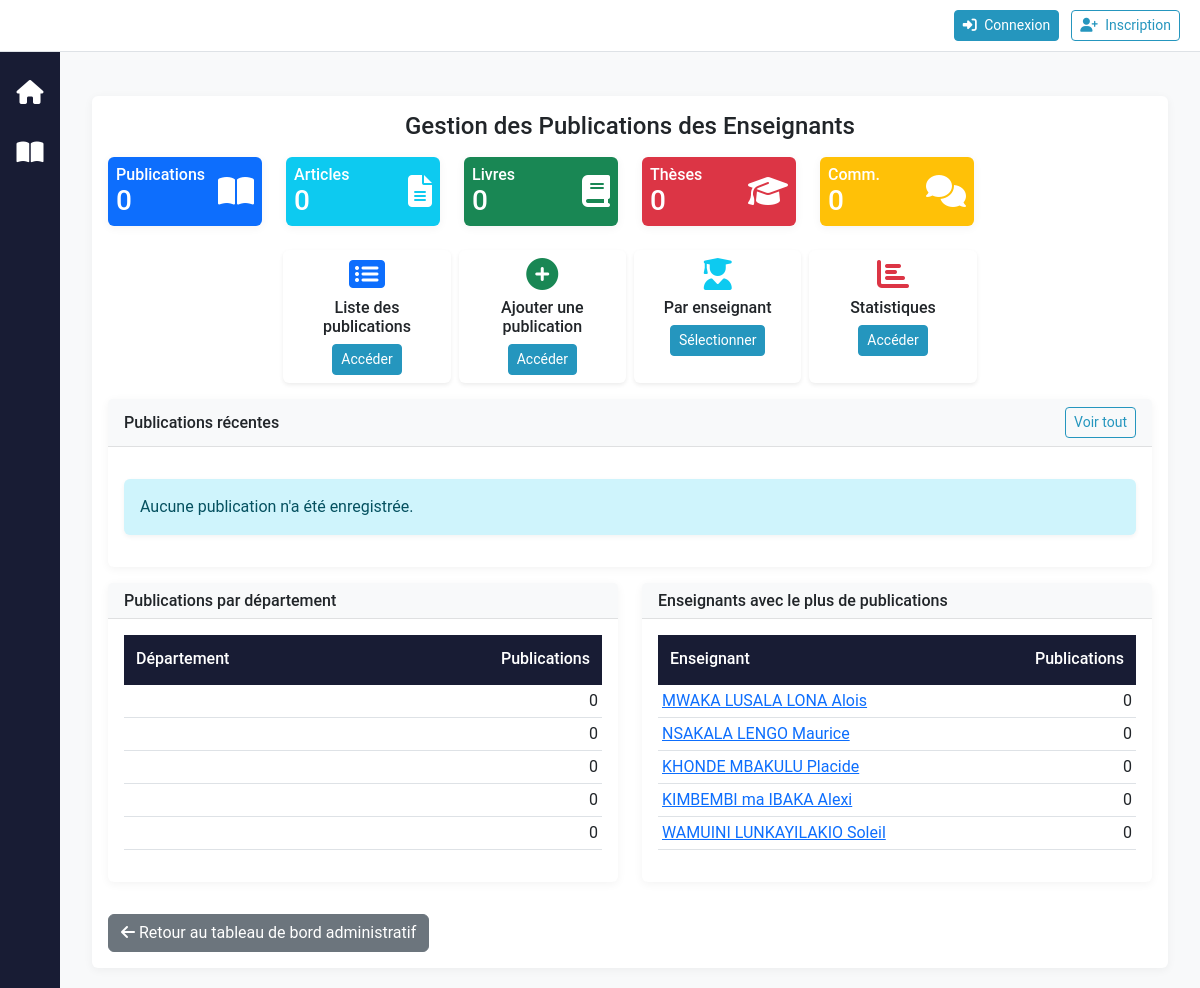
Screenshot of /publications/ with the database file from the repository.
### reglage/models.py (models this page shows, shortened)
class Departement(models.Model):
    CodeDept = models.CharField(max_length=20, primary_key=True)
    DesignationDept = models.CharField(max_length=100)
    section = models.ForeignKey(Section, on_delete=models.CASCADE, related_name='departements')

### teachers/models.py (models this page shows, shortened)
class Teacher(models.Model):
    organisation = models.ForeignKey('accounts.Organisation', on_delete=models.CASCADE, related_name='teachers', verbose_name='Organisation', null=True, blank=True)
    photo = models.ImageField(upload_to='teacher_photos/', null=True, blank=True)
    matricule = models.CharField(max_length=20, unique=True)
    nom_complet = models.CharField(max_length=100)
    fonction = models.CharField(max_length=50)
    grade = models.CharField(max_length=50, default='ASS1')
    section = models.CharField(max_length=50, null=True, blank=True)
    categorie = models.CharField(max_length=25)
    departement = models.CharField(max_length=50)

### publications/views.py (the view)
# urls.py: path('', views.dashboard, name='dashboard'),
def dashboard(request):
    total_publications = Publication.objects.count()
    total_articles = ArticleScientifique.objects.count()
    total_livres = Livre.objects.count()
    total_theses = These.objects.count()
    total_communications = Communication.objects.count()
    recent_publications = Publication.objects.all().order_by('-date_publication')[:10]
    dept_stats = Departement.objects.annotate(pub_count=Count('publications')).order_by('-pub_count')[:5]
    teacher_stats = Teacher.objects.annotate(pub_count=Count('publications')).order_by('-pub_count')[:5]
    context = {
        'total_publications': total_publications,
        'total_articles': total_articles,
        'total_livres': total_livres,
        'total_theses': total_theses,
        'total_communications': total_communications,
        'recent_publications': recent_publications,
        'dept_stats': dept_stats,
        'teacher_stats': teacher_stats,
    }
    return render(request, 'publications/dashboard.html', context)

### accounts/context_processors.py (called while the page is built, shortened)
def user_roles(request):
    return {
        'user_organisation': None,
        'is_org_user': False,
        'is_admin': False,
        'is_administrative_role': False,
        'is_gestionnaire': False,
        'is_section_role': False,
        'is_department_role': False,
        'is_enseignant': False,
        'is_etudiant': False,
        'is_personnel_admin': False,
        'can_access_reglage': False,
        'can_access_finance': False,
        'can_create_users': False,
        'can_delete_all': False,
        'can_view_department_data': lambda dept: False,
        'can_view_section_data': lambda section: False,
        'user_roles': [],
        'user_department': None,
        'user_section': None,
        'user_section_designation': None,
    }

### templates/publications/dashboard.html (shortened to what this page needs)
{% extends 'base.html' %}
{% block content %}
<div class="container-fluid mt-4">
  <div class="row">
    <div class="col-12">
      <div class="card">
        <div class="card-body">
          <h4 class="text-center mb-3">Gestion des Publications des Enseignants</h4>
          <div class="row mb-3">
            <div class="col-md-3 col-lg-2 mb-2">
              <div class="card bg-primary text-white">
                <div class="card-body py-2 px-2">
                  <div class="d-flex justify-content-between align-items-center">
                    <div>
                      <h6 class="card-title mb-0">Publications</h6>
                      <h3 class="mb-0">{{ total_publications }}</h3>
                    </div>
                    <i class="fas fa-book-open fa-2x"></i>
                  </div>
                </div>
              </div>
            </div>
            <div class="col-md-2 col-lg-2 col-6 mb-2">
              <div class="card bg-info text-white">
                <div class="card-body py-2 px-2">
                  <div class="d-flex justify-content-between align-items-center">
                    <div>
                      <h6 class="card-title mb-0">Articles</h6>
                      <h3 class="mb-0">{{ total_articles }}</h3>
                    </div>
                    <i class="fas fa-file-alt fa-2x"></i>
                  </div>
                </div>
              </div>
            </div>
            <div class="col-md-2 col-lg-2 col-6 mb-2">
              <div class="card bg-success text-white">
                <div class="card-body py-2 px-2">
                  <div class="d-flex justify-content-between align-items-center">
                    <div>
                      <h6 class="card-title mb-0">Livres</h6>
                      <h3 class="mb-0">{{ total_livres }}</h3>
                    </div>
                    <i class="fas fa-book fa-2x"></i>
                  </div>
                </div>
              </div>
            </div>
            <div class="col-md-2 col-lg-2 col-6 mb-2">
              <div class="card bg-danger text-white">
                <div class="card-body py-2 px-2">
                  <div class="d-flex justify-content-between align-items-center">
                    <div>
                      <h6 class="card-title mb-0">Thèses</h6>
                      <h3 class="mb-0">{{ total_theses }}</h3>
                    </div>
                    <i class="fas fa-graduation-cap fa-2x"></i>
                  </div>
                </div>
              </div>
            </div>
            <div class="col-md-2 col-lg-2 col-6 mb-2">
              <div class="card bg-warning text-white">
                <div class="card-body py-2 px-2">
                  <div class="d-flex justify-content-between align-items-center">
                    <div>
                      <h6 class="card-title mb-0">Comm.</h6>
                      <h3 class="mb-0">{{ total_communications }}</h3>
                    </div>
                    <i class="fas fa-comments fa-2x"></i>
                  </div>
                </div>
              </div>
            </div>
          </div>
          <div class="row g-2 justify-content-center mb-3">
            <div class="col-md-3 col-lg-2 col-6">
              <div class="card shadow-sm h-100">
                <div class="card-body text-center py-2">
                  <i class="fas fa-list-alt fa-2x text-primary mb-2"></i>
                  <h6 class="card-title mb-2">Liste des publications</h6>
                  <a href="{% url 'publications:publication_list' %}" class="btn btn-sm btn-primary">Accéder</a>
                </div>
              </div>
            </div>
            <div class="col-md-3 col-lg-2 col-6">
              <div class="card shadow-sm h-100">
                <div class="card-body text-center py-2">
                  <i class="fas fa-plus-circle fa-2x text-success mb-2"></i>
                  <h6 class="card-title mb-2">Ajouter une publication</h6>
                  <a href="{% url 'publications:publication_add' %}" class="btn btn-sm btn-primary">Accéder</a>
                </div>
              </div>
            </div>
            <div class="col-md-3 col-lg-2 col-6">
              <div class="card shadow-sm h-100">
                <div class="card-body text-center py-2">
                  <i class="fas fa-user-graduate fa-2x text-info mb-2"></i>
                  <h6 class="card-title mb-2">Par enseignant</h6>
                  <button type="button" class="btn btn-sm btn-primary" data-bs-toggle="modal" data-bs-target="#teacherModal">
                    Sélectionner
                  </button>
                </div>
              </div>
            </div>
            <div class="col-md-3 col-lg-2 col-6">
              <div class="card shadow-sm h-100">
                <div class="card-body text-center py-2">
                  <i class="fas fa-chart-bar fa-2x text-danger mb-2"></i>
                  <h6 class="card-title mb-2">Statistiques</h6>
                  <a href="{% url 'publications:statistics' %}" class="btn btn-sm btn-primary">Accéder</a>
                </div>
              </div>
            </div>
          </div>
          <div class="card mb-3">
            <div class="card-header bg-light d-flex justify-content-between align-items-center py-2">
              <h6 class="mb-0">Publications récentes</h6>
              <a href="{% url 'publications:publication_list' %}" class="btn btn-sm btn-outline-primary">Voir tout</a>
            </div>
            <div class="card-body">
              {% if recent_publications %}
                <div class="table-responsive">
                  <table class="table table-hover">
                    <thead>
                      <tr>
                        <th>Type</th>
                        <th>Titre</th>
                        <th>Date</th>
                        <th>Auteurs</th>
                        <th>Département</th>
                        <th>Actions</th>
                      </tr>
                    </thead>
                    <tbody>
                      {% for pub in recent_publications %}
                        <tr>
                          <td>
                            <span class="badge {% if pub.type == 'article' %}bg-info{% elif pub.type == 'livre' %}bg-success{% elif pub.type in 'these,memoire' %}bg-danger{% elif pub.type == 'communication' %}bg-warning{% else %}bg-secondary{% endif %}">
                              {{ pub.get_type_display }}
                            </span>
                          </td>
                          <td><a href="{% url 'publications:publication_detail' pub.id %}">{{ pub.titre }}</a></td>
                          <td>{{ pub.date_publication|date:"d/m/Y" }}</td>
                          <td>
                            {% for auteur in pub.auteurs.all|slice:":2" %}
                              {{ auteur.nom_complet }}{% if not forloop.last %}, {% endif %}
                            {% endfor %}
                            {% if pub.auteurs.count > 2 %}
                              et {{ pub.auteurs.count|add:"-2" }} autres
                            {% endif %}
                          </td>
                          <td>{% if pub.departement %}{{ pub.departement }}{% else %}-{% endif %}</td>
                          <td>
                            <div class="btn-group btn-group-sm">
                              <a href="{% url 'publications:publication_detail' pub.id %}" class="btn btn-outline-primary" title="Détails">
                                <i class="fas fa-eye"></i>
                              </a>
                              <a href="{% url 'publications:publication_edit' pub.id %}" class="btn btn-outline-warning" title="Modifier">
                                <i class="fas fa-edit"></i>
                              </a>
                            </div>
                          </td>
                        </tr>
                      {% endfor %}
                    </tbody>
                  </table>
                </div>
              {% else %}
                <div class="alert alert-info">
                  Aucune publication n'a été enregistrée.
                </div>
              {% endif %}
            </div>
          </div>
          <div class="row">
            <div class="col-md-6 mb-3">
              <div class="card h-100">
                <div class="card-header bg-light py-2">
                  <h6 class="mb-0">Publications par département</h6>
                </div>
                <div class="card-body">
                  {% if dept_stats %}
                    <div class="table-responsive">
                      <table class="table table-sm">
                        <thead>
                          <tr>
                            <th>Département</th>
                            <th class="text-end">Publications</th>
                          </tr>
                        </thead>
                        <tbody>
                          {% for dept in dept_stats %}
                            <tr>
                              <td>
                              </td>
                              <td class="text-end">{{ dept.pub_count }}</td>
                            </tr>
                          {% endfor %}
                        </tbody>
                      </table>
                    </div>
                  {% else %}
                    <p class="text-muted">Pas de données disponibles.</p>
                  {% endif %}
                </div>
              </div>
            </div>
            <div class="col-md-6 mb-3">
              <div class="card h-100">
                <div class="card-header bg-light py-2">
                  <h6 class="mb-0">Enseignants avec le plus de publications</h6>
                </div>
                <div class="card-body">
                  {% if teacher_stats %}
                    <div class="table-responsive">
                      <table class="table table-sm">
                        <thead>
                          <tr>
                            <th>Enseignant</th>
                            <th class="text-end">Publications</th>
                          </tr>
                        </thead>
                        <tbody>
                          {% for teacher in teacher_stats %}
                            <tr>
                              <td>
                                {% if teacher.id %}
                                  <a href="{% url 'publications:teacher_publications' teacher.id %}">{{ teacher.nom_complet }}</a>
                                {% else %}
                                  {{ teacher.nom_complet }}
                                {% endif %}
                              </td>
                              <td class="text-end">{{ teacher.pub_count }}</td>
                            </tr>
                          {% endfor %}
                        </tbody>
                      </table>
                    </div>
                  {% else %}
                    <p class="text-muted">Pas de données disponibles.</p>
                  {% endif %}
                </div>
              </div>
            </div>
          </div>
          <div class="mt-3">
            <a href="{% url 'gestion_administrative:dashboard' %}" class="btn btn-secondary">
              <i class="fas fa-arrow-left"></i> Retour au tableau de bord administratif
            </a>
          </div>
        </div>
      </div>
    </div>
  </div>
</div>
{% endblock %}

### static/css/style.css (style rules this page uses)
:root { --primary: #2596be; --primary-dark: #1a7592; --secondary: #6c757d; --success: #28a745; --info: #17a2b8; --warning: #ffc107; --danger: #dc3545; --light: #f8f9fa; --dark: #181c34; --border-radius: 0.375rem; --transition: all 0.3s ease; }
body { background-color: var(--light); font-size: 16px; font-family: 'Roboto', 'Segoe UI', sans-serif; }
.card { border: none; box-shadow: 0 2px 10px rgba(0,0,0,0.05); transition: var(--transition); }
.card-header { background-color: var(--light); border-bottom: 1px solid rgba(0,0,0,0.1); font-weight: 500; }
.table thead th { background-color: var(--dark); color: white; border-bottom: 2px solid var(--dark); font-weight: 500; padding: 0.75rem; }
.btn-primary { background-color: var(--primary); border-color: var(--primary); }
.btn-outline-primary { color: var(--primary); border-color: var(--primary); }
.alert { margin-top: 1rem; margin-bottom: 1rem; border: none; border-radius: var(--border-radius); box-shadow: 0 2px 5px rgba(0,0,0,0.05); }
.table-responsive { width: 100%; overflow-x: auto; -webkit-overflow-scrolling: touch; }

### templates/base.html (style rules this page uses)
body { display: flex; min-height: 100vh; flex-direction: column; }

### rows the page displays
Departement: pub_count "0"
Departement: pub_count "0"
Departement: pub_count "0"
Departement: pub_count "0"
Departement: pub_count "0"
Teacher: nom_complet "MWAKA LUSALA LONA Alois", pub_count "0"
Teacher: nom_complet "NSAKALA LENGO Maurice", pub_count "0"
Teacher: nom_complet "KHONDE MBAKULU Placide", pub_count "0"
Teacher: nom_complet "KIMBEMBI ma IBAKA Alexi", pub_count "0"
Teacher: nom_complet "WAMUINI LUNKAYILAKIO Soleil", pub_count "0"

### other values shown
{{ total_publications }} "0"
{{ total_articles }} "0"
{{ total_livres }} "0"
{{ total_theses }} "0"
{{ total_communications }} "0"
